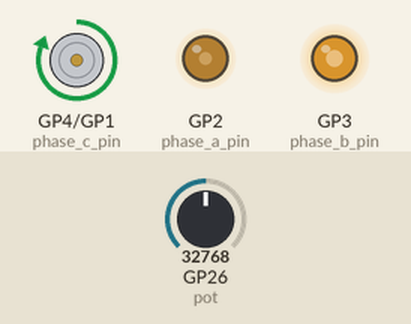
This program was run on a simulated Raspberry Pi Pico running MicroPython. On the bench: direction and speed pins drawn as motors (green arrow = direction pin HIGH = forward, orange = LOW = backward, longer = more drive), output pins drawn as LEDs (lit = HIGH). Inputs (shaded band) come from the test bench; at power-on: GP26 (pot) = 32768 (analog values on the 0–65535 scale).

Above: at 1.2 s.
1.3 s: GP26 (pot) set to 45874
At 2.0 s:
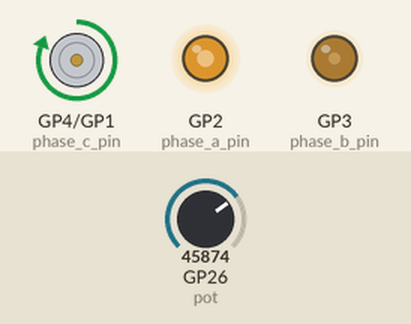
2.8 s: GP26 (pot) set to 57670
At 3.1 s:
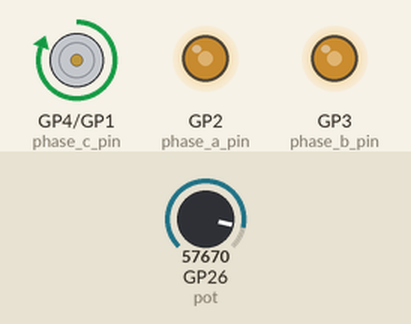
4.3 s: GP26 (pot) set to 19660
At 5.5 s:
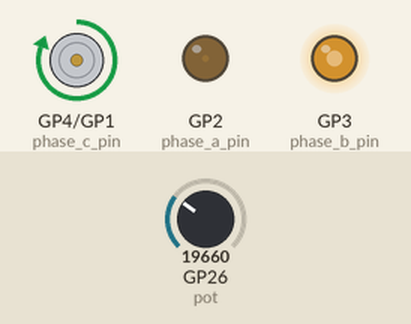
5.8 s: GP26 (pot) set to 7864
At 6.6 s:
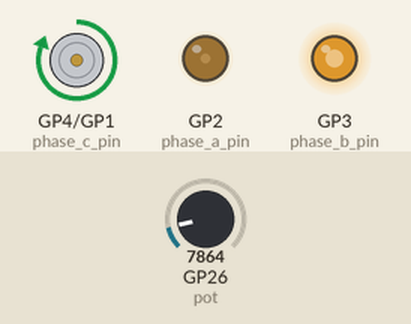
7.3 s: GP26 (pot) set to 0
At 7.7 s:
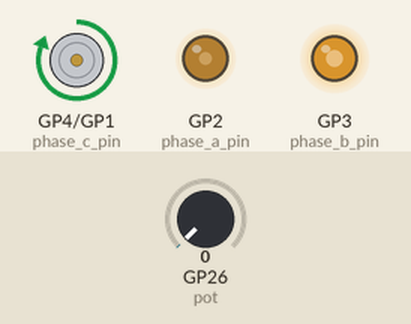
Timing chart, 0 to 9.8 s (numbered marks = the images above; inputs shaded):
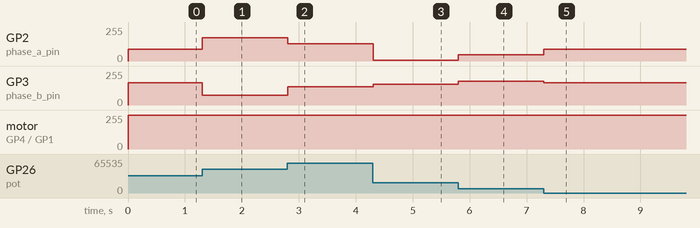

The program:

openLoop.py
```python
#
#   Open Loop Brushless Motor Test
#
#   Seeed Xiao RP2040
#
#   Based off the Arduino code from this video:
#   https://www.youtube.com/watch?v=zSdetJsSeNw
#


import machine
from machine import Pin, ADC, PWM
import time
import math


pot = ADC(Pin(26))  # A0

enable_pin = Pin(1, Pin.OUT)  # D7
phase_a_pin = Pin(2, Pin.OUT)  # D8
phase_b_pin = Pin(3, Pin.OUT)  # D9
phase_c_pin = Pin(4, Pin.OUT)  # D10

phase_a_pwm = PWM(phase_a_pin, freq=31250, duty_u16=32768)
phase_b_pwm = PWM(phase_b_pin, freq=31250, duty_u16=32768)
phase_c_pwm = PWM(phase_c_pin, freq=31250, duty_u16=32768)

pot_angle = 0

enable_pin.value(1)

sin_a = 0
sin_b = 120
sin_c = 240

poles = 16

pi = math.pi


def moving():
    global sin_a, sin_b, sin_c
    global sin_a_pwm, sin_b_pwm, sin_c_pwm
    global phase_a_pwm, phase_b_pwm, phase_c_pwm

    sin_b = sin_a + 120
    sin_c = sin_b + 120

    sin_a = sin_a % 360
    sin_b = sin_b % 360
    sin_c = sin_c % 360

    sin_a_pwm = int(math.sin(sin_a * pi / 180.0) * 32767.5 + 32767.5)
    sin_b_pwm = int(math.sin(sin_b * pi / 180.0) * 32767.5 + 32767.5)
    sin_c_pwm = int(math.sin(sin_c * pi / 180.0) * 32767.5 + 32767.5)

    torque_constant = 0.7

    phase_a_pwm.duty_u16(int(sin_a_pwm * torque_constant))
    phase_b_pwm.duty_u16(int(sin_b_pwm * torque_constant))
    phase_c_pwm.duty_u16(int(sin_c_pwm * torque_constant))


while True:
    moving()
    adc = 0
    for i in range(10):
        adc += pot.read_u16()
        time.sleep_us(100)
    adc = adc / 10

    pot_angle = int(adc * (360 * poles) / 65536)
    sin_a = pot_angle
```

Measured:
- after the input at 1.3 s, GP2 (phase_a_pin): 89/255 → 174/255 at once; GP3 (phase_b_pin): 167/255 → 72/255 at once
- after the input at 2.8 s, GP2 (phase_a_pin): 174/255 → 131/255 at once; GP3 (phase_b_pin): 72/255 → 137/255 at once
- after the input at 4.3 s, GP2 (phase_a_pin): 131/255 → 4/255 at once; GP3 (phase_b_pin): 137/255 → 155/255 at once
- after the input at 5.8 s, GP2 (phase_a_pin): 4/255 → 46/255 at once; GP3 (phase_b_pin): 155/255 → 178/255 at once
- after the input at 7.3 s, GP2 (phase_a_pin): 46/255 → 89/255 at once; GP3 (phase_b_pin): 178/255 → 167/255 at once
